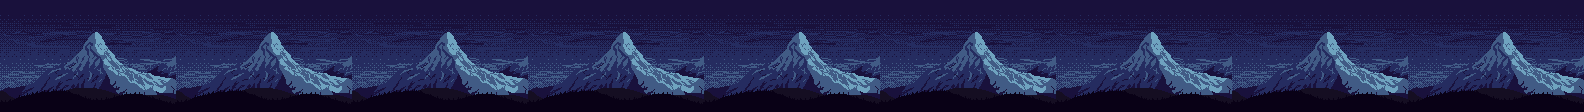

A 2D game scene composited from a Tiled map and its tileset images. What follows is a short description and the map's XML, with each tile layer's data collapsed to a summary:
An orthogonal 99x7 tile map with 16x16 px tiles, 1 tile layer (Kachelebene 1).

<map version="1.10" tiledversion="1.10.2" orientation="orthogonal" renderorder="right-down" width="99" height="7" tilewidth="16" tileheight="16" infinite="0" nextlayerid="2" nextobjectid="1">
 <tileset firstgid="1" source="landscape.tsx" />
 <layer id="1" name="Kachelebene 1" width="99" height="7">
  <data>[693 cells, 693 non-empty, 77 distinct tile ids]</data>
 </layer>
</map>